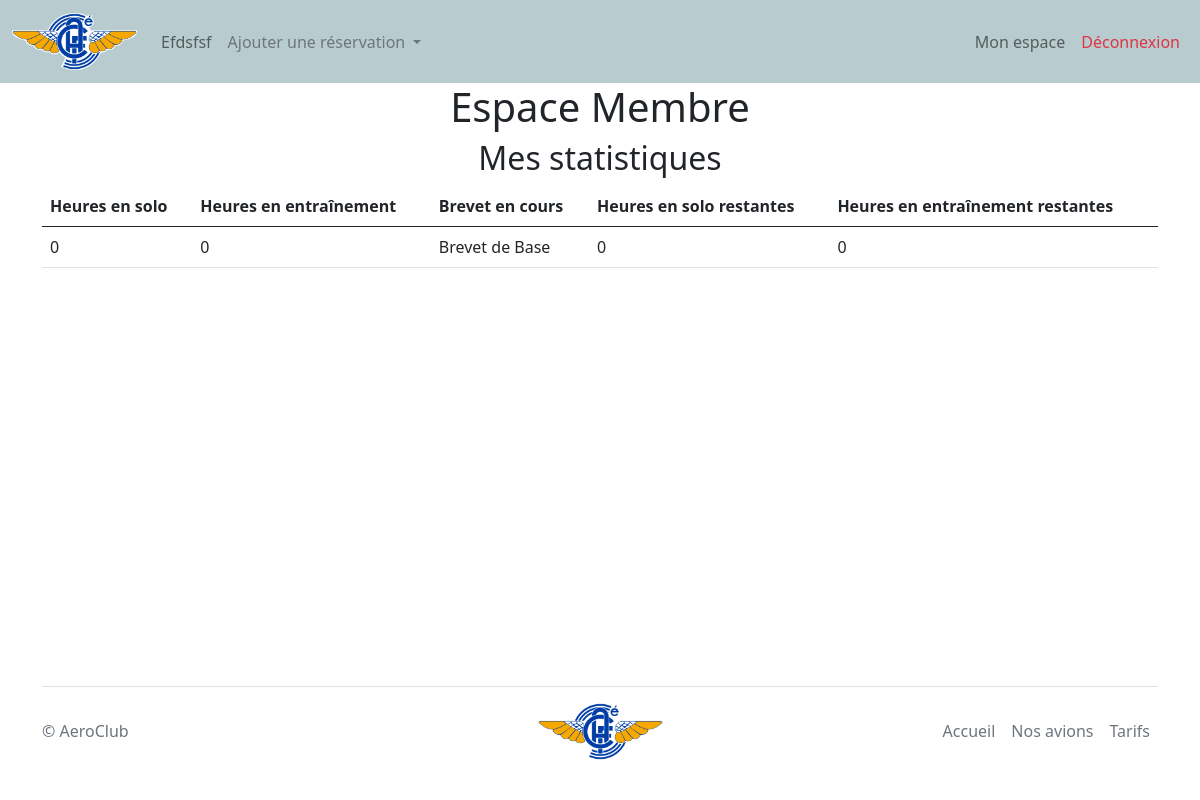
Page /member_stats.php (signed in) on the earlier database version.
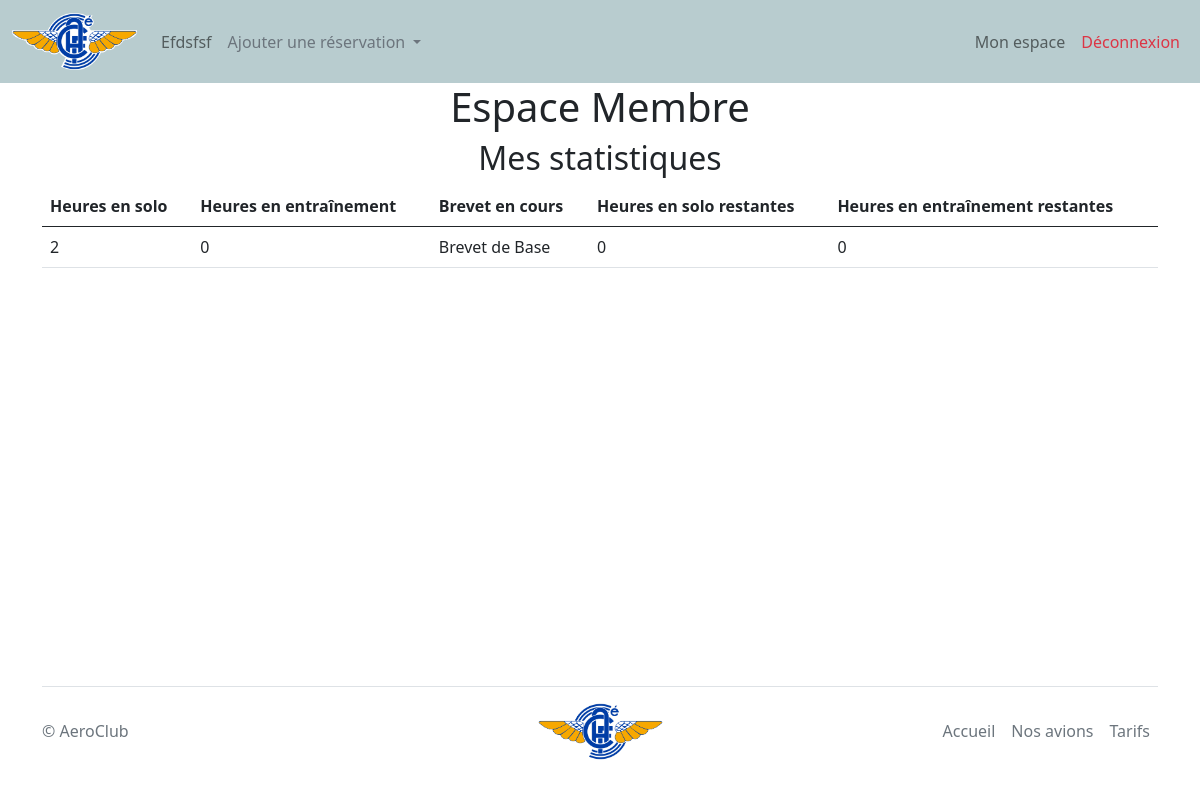
Same page on the later database version.
### tables this page shows
CREATE TABLE `members` (
  `id` int(11) NOT NULL,
  `firstname` varchar(100) NOT NULL,
  `lastname` varchar(100) NOT NULL,
  `level` enum('Aucun Brevet','Brevet de Base','Licence Pilote d''Avion Léger','Brevet de Pilote Privé') NOT NULL DEFAULT 'Aucun Brevet',
  `mail` varchar(100) NOT NULL,
  `password` varchar(128) NOT NULL,
  `soloHours` int(11) NOT NULL DEFAULT '0',
  `trainingHours` int(11) NOT NULL DEFAULT '0'
);

### member_stats.php (the view, shortened to what this page needs)
<!DOCTYPE html>
<html lang="fr">
<head>
    <?php include 'utils/head.php'; ?>
</head>
<body class="d-flex flex-column h-100">
    <div class="wrapper">
        <?php include 'utils/header.php'; ?>
        <?php
        $bdd = getDatabaseConnection();
        $id = $_SESSION['user']['id'];
        $soloHours = $bdd->query("SELECT soloHours From members WHERE id = '$id' LIMIT 1")->fetch();
        $trainingHours = $bdd->query("SELECT trainingHours From members WHERE id = '$id' LIMIT 1")->fetch();
        $level = $bdd->query("SELECT level From members WHERE id = '$id' LIMIT 1")->fetch();
        if ($level['level'] === "Aucun Brevet"){
            $toStringLevel = "Brevet de Base";
        }elseif ($level['level'] === "Brevet de Base"){
            $toStringLevel = "License Pilote D'avion léger";
        }elseif ($level['level'] === "License Pilote D'avion léger"){
            $toStringLevel = "Brevet de Pilote Privé";
        }
        $q = "SELECT soloRequired From activities WHERE name = ? LIMIT 1";
        $req = $bdd->prepare($q);
        $req->execute([$toStringLevel]);
        $soloRequired = $req->fetch();
        $q2 = "SELECT trainingRequired From activities WHERE name = ? LIMIT 1";
        $req2 = $bdd->prepare($q2);
        $req2->execute([$toStringLevel]);
        $trainingRequired = $req2->fetch();
        ?>
        <div class="container">
            <h1 style="text-align: center;">Espace Membre</h1>
            <h2 style="text-align: center;">Mes statistiques</h2>
            <table class="table">
                <thead>
                    <tr>
                        <th>Heures en solo</th>
                        <th>Heures en entraînement</th>
                        <th>Brevet en cours</th>
                        <th>Heures en solo restantes</th>
                        <th>Heures en entraînement restantes</th>
                    </tr>
                </thead>
                <tbody>
                    <tr>
                        <td><?= $soloHours['soloHours']; ?></td>
                        <td><?= $trainingHours['trainingHours']; ?></td>
                        <td><?= $toStringLevel; ?></td>
                        <td><?= ($soloRequired['soloRequired'] - $soloHours['soloHours']) <= 0? 0: $soloRequired['soloRequired'] - $soloHours['soloHours']; ?></td>
                        <td><?= ($trainingRequired['trainingRequired'] - $trainingHours['trainingHours']) <= 0? 0: $trainingRequired['trainingRequired'] - $trainingHours['trainingHours']; ?></td>
                    </tr>
                </tbody>
            </table>
        </div>
    </div>
    <?php include("utils/footer.php"); ?>
</body>
</html>

Differences in the rows shown:
changed members "Brevet de Base": soloHours "0" → "2"
